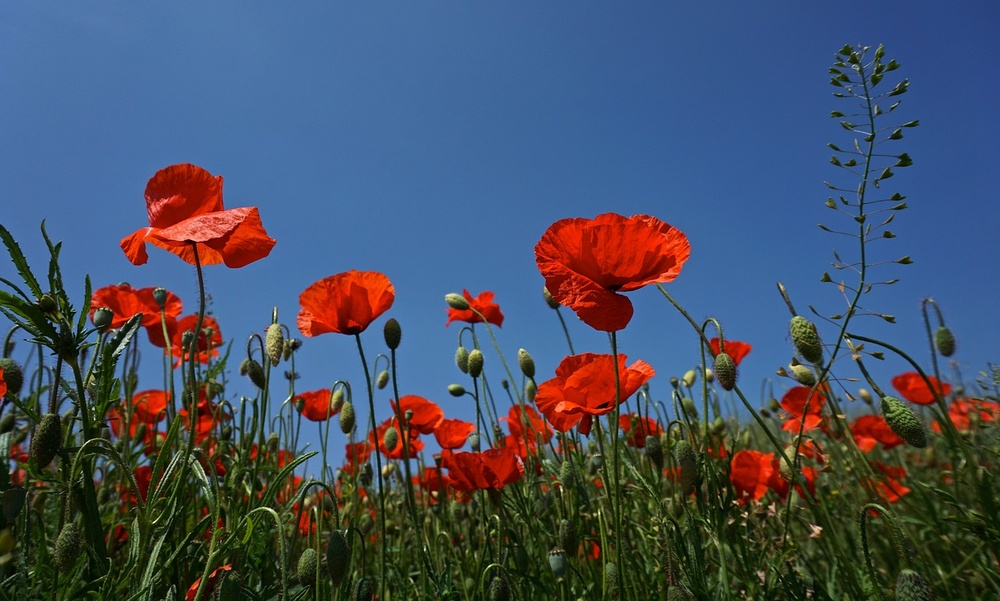
#> input picture numpy-reshape/poppy.jpg, 1000 x 601 px, shrunk from 1280 x 769 before the run
$ python color_image.py
#> lines starting #> are read from the running program, lines starting #| are printed output that depends on the picture
"""Reshape a 3D color image into a 2D triptych of its color channels.

Run this script from the folder that contains poppy.jpg. Each reshaped
image opens in your default image viewer.
"""

import numpy as np
from PIL import Image

with Image.open("poppy.jpg") as photo:
#> photo is the input picture: PIL image 1000x601 RGB; mean R, G, B 70.3, 81.3, 100.2
    image_array = np.array(photo)

print(f"Image shape: {image_array.shape}")
#| Image shape: (601, 1000, 3)
height, width, _ = image_array.shape
#> height = 601; width = 1000

# The default order="C" interleaves each pixel's color channels
triptych_c = image_array.reshape((height, 3 * width))
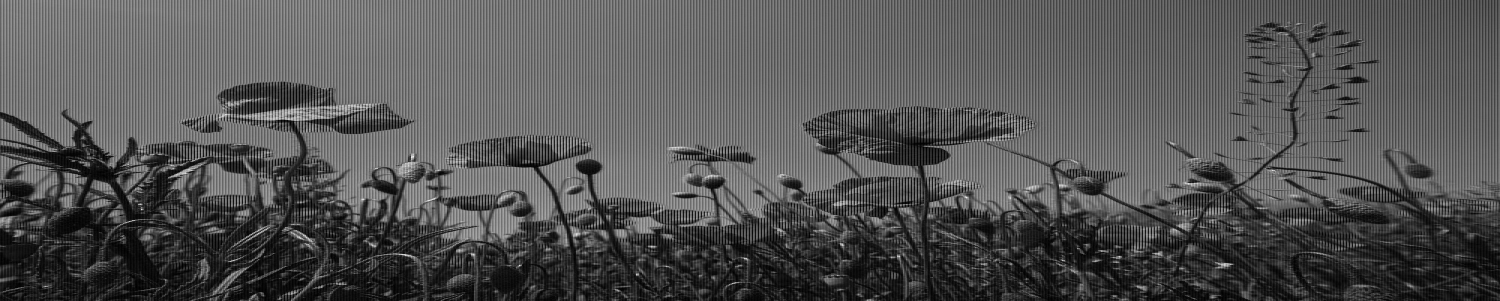
#> triptych_c: shape (601, 3000) (shown at 1/2 size); min 0, max 255, mean 83.9
print(f"Reshaped shape: {triptych_c.shape}")
#| Reshaped shape: (601, 3000)
Image.fromarray(triptych_c).show()

# order="F" places the red, green, and blue channels side by side
triptych_f = image_array.reshape((height, 3 * width), order="F")
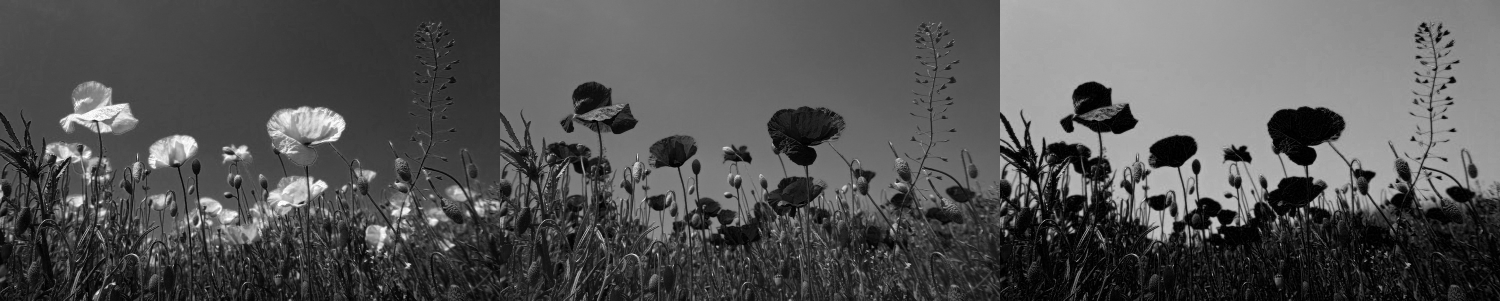
#> triptych_f: shape (601, 3000) (shown at 1/2 size); min 0, max 255, mean 83.9
Image.fromarray(triptych_f).show()
